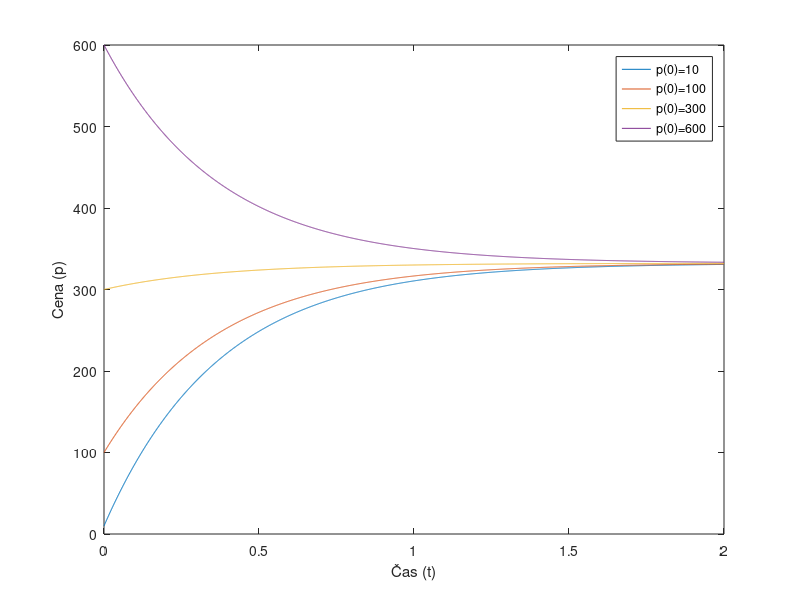

The MATLAB source for this figure:
clear all;
s1=1;
s2=0.5;
d1=300;
d2=-0.4;
k1=3;
t=0:0.001:2;
start_prizes=[ 10 100 300 600];

pe=( (d1-s1) / (s2-d2) );
a=k1*(s2-d2);
p=@(p0) pe + (p0-pe)*exp(-a*t);

n = length(start_prizes);

for i = 1 : n
    plot(t, p(start_prizes(i)))
    hold on;
end    

legend('p(0)=10', 'p(0)=100', 'p(0)=300', 'p(0)=600', 'NorthEastOutside')
xlabel('Čas (t)')
ylabel('Cena (p)')